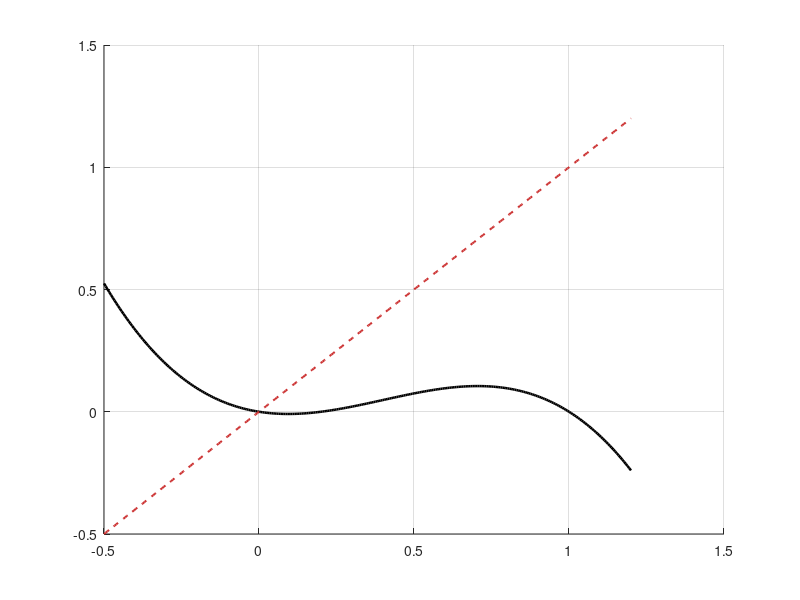

The MATLAB script that drew this image: (Note: this script raises an error after producing the figure.)
%% PROBLEMA 3: MODELO DE FITZHUGH-NAGUMO

clear; close all; clc;

colores = [0.0, 0.0, 0.0;   
           0.8, 0.2, 0.2;   
           0.0, 0.3, 0.6;   
           0.1, 0.5, 0.2; 
           0.7, 0.2, 0.5];  

opts = odeset('RelTol',1e-7,'AbsTol',1e-9);

%% APARTADO B: 
% CASO 1: UN EQUILIBRIO 
epsilon = 0.05; 
a = 0.2;
gamma = 1;   
f = @(v,w) v.*(v-a).*(1-v) - w;
g = @(v,w) epsilon*(v - gamma*w);
sistema = @(t,y) [f(y(1),y(2)); g(y(1),y(2))];

figure('Color','w'); 
hold on; grid on;

v_vals = linspace(-0.5, 1.2, 300);

h1 = plot(v_vals, v_vals.*(v_vals-a).*(1-v_vals), 'Color', colores(1,:), 'LineWidth', 1.8);
h2 = plot(v_vals, v_vals/gamma, '--', 'Color', colores(2,:), 'LineWidth', 1.5);


v0 = linspace(-0.4, 1.1, 5);
w0 = linspace(-0.1, 0.3, 5);
for i=1:length(v0)
    for j=1:length(w0)
        [~,y] = ode45(sistema, [0 300], [v0(i); w0(j)], opts);
        plot(y(:,1), y(:,2), 'Color', [colores(3,:), 0.3], 'HandleVisibility','off')
    end
end

h3 = plot(0,0,'ko','MarkerFaceColor', colores(4,:), 'MarkerSize', 7);


xlabel('$v$', 'Interpreter', 'latex', 'FontSize', 13);
ylabel('$w$', 'Interpreter', 'latex', 'FontSize', 13);
title('Plano de fases: 1 equilibrio', 'Interpreter', 'latex', 'FontSize', 16, 'FontName', 'Times');
set(gca, 'Box', 'off', 'TickDir', 'out', 'FontName', 'Times', 'FontSize', 11, 'LineWidth', 0.8, 'GridAlpha', 0.3);
axis([-0.5 1.5 -0.5 0.5]);

lgd1 = legend([h1 h2 h3], {'Nulclina $\dot{v}=0$', 'Nulclina $\dot{w}=0$', 'Nodo Estable $P_1$'}, ...
    'Interpreter', 'latex', 'Location', 'southeast');
legend boxoff;

% CASO 2: TRES EQUILIBRIOS
a_2 = 0.1; 
gamma_2 = 10; 
epsilon_2 = 0.01;

f2 = @(v,w) v.*(v-a_2).*(1-v) - w;
g2 = @(v,w) epsilon_2*(v - gamma_2*w);
sistema2 = @(t,y) [f2(y(1),y(2)); g2(y(1),y(2))];

% Cálculo de raíces y puntos
v_raices = roots([-1, (1+a_2), -(a_2+1/gamma_2), 0]);
eq_v = sort(v_raices); 
eq_w = eq_v / gamma_2;

vs = eq_v(2); 
ws = eq_w(2); 

dfdv = -3*vs^2 + 2*(1+a_2)*vs - a_2; 
J = [dfdv, -1; epsilon_2, -epsilon_2*gamma_2];
[V_mat, D_mat] = eig(J);
[~, idx_u] = max(diag(real(D_mat))); 
[~, idx_s] = min(diag(real(D_mat))); 

figure('Color','w'); 
hold on; grid on;

v_plot = linspace(-0.5, 1.2, 300); 
h_n1 = plot(v_plot, v_plot.*(v_plot-a_2).*(1-v_plot), 'Color', colores(1,:), 'LineWidth', 1.8);
h_n2 = plot(v_plot, v_plot/gamma_2, '--', 'Color', colores(2,:), 'LineWidth', 1.5);

% Variedades de la Silla 
d_init = 1e-4; t_sep = 300; 
for s = [1, -1]
    [~, r_s] = ode45(@(t,y) -sistema2(t,y), [0 t_sep], [vs; ws] + s*d_init*V_mat(:,idx_s), opts);
    h_estable = plot(r_s(:,1), r_s(:,2), 'Color', colores(4,:), 'LineWidth', 2.2); 
    [~, r_u] = ode45(sistema2, [0 t_sep], [vs; ws] + s*d_init*V_mat(:,idx_u), opts);
    h_inestable = plot(r_u(:,1), r_u(:,2), 'Color', colores(5,:), 'LineWidth', 2.2); 
end

% Trayectorias de fondo
[V2, W2] = meshgrid(linspace(-0.4, 1.1, 8), linspace(-0.02, 0.12, 6));
for i=1:numel(V2)
    [~, tr] = ode45(sistema2, [0 300], [V2(i); W2(i)], opts);
    plot(tr(:,1), tr(:,2), 'Color', [colores(3,:), 0.2], 'HandleVisibility', 'off');
end

h_p2 = plot([eq_v(1), eq_v(3)], [eq_w(1), eq_w(3)], 'ko', 'MarkerFaceColor', 'c', 'MarkerSize', 7);
h_p3 = plot(vs, ws, 'ks', 'MarkerFaceColor', colores(2,:), 'MarkerSize', 9);


xlabel('$v$', 'Interpreter', 'latex', 'FontSize', 13);
ylabel('$w$', 'Interpreter', 'latex', 'FontSize', 13);
title('Plano de Fases: 3 equilibrios', 'Interpreter', 'latex', 'FontSize', 16, 'FontName', 'Times');
set(gca, 'Box', 'off', 'TickDir', 'out', 'FontName', 'Times', 'FontSize', 11, 'LineWidth', 0.8, 'GridAlpha', 0.3);
axis([-0.5 1.5 -0.10 0.30]);

lgd2 = legend([h_n1, h_n2, h_estable, h_inestable, h_p2, h_p3], ...
    {'Nulclina $\dot{v}=0$', 'Nulclina $\dot{w}=0$', 'Var. Estable', 'Var. Inestable', ...
     'Nodos Estables', 'Silla $P_2$'}, ...
    'Interpreter', 'latex', 'Location', 'northwest');
legend boxoff;



%% APARTADO C: 

a_vec = linspace(0, 0.9, 500);
g_bif = 4 ./ (1 - a_vec).^2;
epsilon = 0.01;

gamma_critico = 1/sqrt(epsilon);
a_critico = 1 - sqrt(4/gamma_critico); 
idx_split = find(a_vec >= a_critico, 1);

figure('Color', 'w');
hold on; grid on;

% Rama inestable
plot(a_vec(1:idx_split), g_bif(1:idx_split), 'Color', colores(2,:), ...
    'LineWidth', 2.5, 'DisplayName', 'Silla-Nodo Inestable');

% Rama estable
plot(a_vec(idx_split:end), g_bif(idx_split:end), 'Color', colores(3,:), ...
    'LineWidth', 2.5, 'DisplayName', 'Silla-Nodo Estable');

% Punto critico
plot(a_critico, gamma_critico, 'ko', 'MarkerFaceColor', 'y', 'MarkerSize', 8, 'HandleVisibility', 'off');


text(0.1, 12, '$\lambda_2 > 0$', 'Color', colores(2,:), 'Interpreter', 'latex', 'FontSize', 12, 'FontWeight', 'bold');
text(0.7, 45, '$\lambda_2 < 0$', 'Color', colores(3,:), 'Interpreter', 'latex', 'FontSize', 12, 'FontWeight', 'bold');
text(a_critico + 0.02, gamma_critico - 2, ['$\gamma_{crit} = ', num2str(gamma_critico), '$'], ...
    'Interpreter', 'latex', 'FontSize', 11, 'FontName', 'Times');

text(0.15, 30, '\textbf{3 puntos de equilibrio}', 'Interpreter', 'latex', 'FontSize', 11, 'FontName', 'Times');
text(0.65, 15, '\textbf{1 punto de equilibrio}', 'Interpreter', 'latex', 'FontSize', 11, 'FontName', 'Times');


text(0.15, 45, {'\textbf{Bifurcaci\''on}', '\textbf{Silla-Nodo}', '($\lambda_1 = 0$)'}, ...
    'Interpreter', 'latex', 'Color', [0.6 0.4 0], 'FontSize', 12, 'HorizontalAlignment', 'center');

xlabel('$a$', 'Interpreter', 'latex', 'FontSize', 14);
ylabel('$\gamma$', 'Interpreter', 'latex', 'FontSize', 14);
title('Diagrama de Bifurcación', 'Interpreter', 'latex', 'FontSize', 16, 'FontName', 'Times');


set(gca, 'Box', 'on', 'TickDir', 'out', 'FontName', 'Times', 'FontSize', 11, ...
    'LineWidth', 1, 'GridAlpha', 0.2);

axis([0 1.5 0 55]);
legend('Location', 'southeast', 'Interpreter', 'latex');
legend boxoff;
